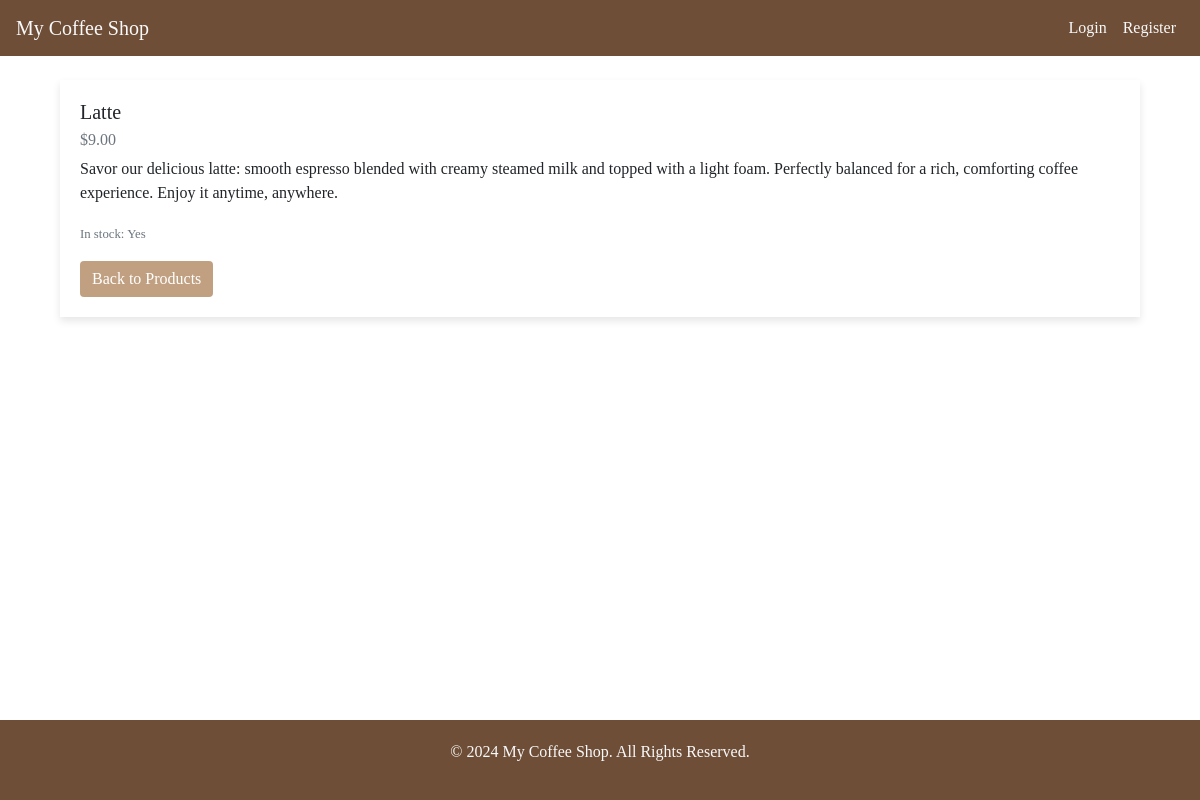
/product/5/, run on the app's committed database.
### shop/models.py (models this page shows, shortened)
class Product(models.Model):
    name = models.CharField(max_length=100)
    description = models.TextField()
    price = models.DecimalField(max_digits=6, decimal_places=2)
    in_stock = models.BooleanField(default=True)

### shop/views.py (the view)
# urls.py: path('product/<int:pk>/', product_detail, name='product_detail'),
def product_detail(request, pk):
    product = get_object_or_404(Product, pk=pk)
    return render(request, 'shop/product_detail.html', {'product': product})

### shop/templates/shop/product_detail.html (shortened to what this page needs)
{% extends 'base.html' %}
{% block content %}
<div class="container mt-4">
    <div class="card">
        <div class="card-body">
            <h5 class="card-title">{{ product.name }}</h5>
            <h6 class="card-subtitle mb-2 text-muted">${{ product.price }}</h6>
            <p class="card-text">{{ product.description }}</p>
            <p class="card-text"><small class="text-muted">In stock: {{ product.in_stock|yesno:"Yes,No" }}</small></p>
            <a href="{% url 'home' %}" class="btn btn-secondary">Back to Products</a>
        </div>
    </div>
</div>
{% endblock %}

### static/css/styles.css (style rules this page uses)
html, body { height: 100%; }
body { display: flex; flex-direction: column; margin: 0; }
.container { flex: 1; }

### templates/base.html (style rules this page uses)
body { font-family: 'Lora', serif; }
.card { border: none; border-radius: 0; box-shadow: 0 4px 8px rgba(0,0,0,0.1); }
.btn-secondary { background-color: #c0a080; border: none; }

### data on the page
Product: name "Latte", price "9.00", description "Savor our delicious latte: smooth espresso blended with creamy steamed milk and topped with a light foam. Perfectly balanced for a rich, comforting coffee experience. Enjoy it anytime, anywhere.", in_stock "Yes"
